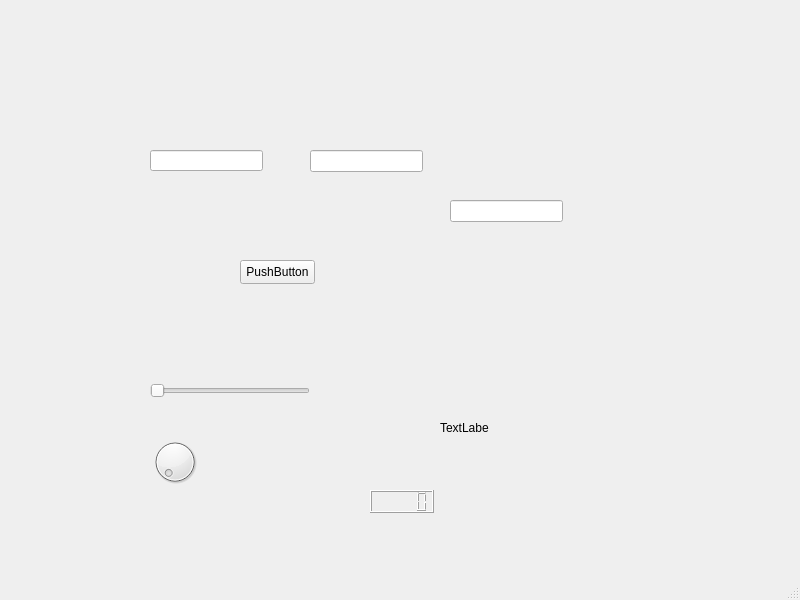
<?xml version="1.0" encoding="UTF-8"?>
<ui version="4.0">
 <class>MainWindow</class>
 <widget class="QMainWindow" name="MainWindow">
  <property name="geometry">
   <rect>
    <x>0</x>
    <y>0</y>
    <width>800</width>
    <height>600</height>
   </rect>
  </property>
  <property name="windowTitle">
   <string>MainWindow</string>
  </property>
  <widget class="QWidget" name="centralwidget">
   <widget class="QPushButton" name="pushButton">
    <property name="geometry">
     <rect>
      <x>240</x>
      <y>260</y>
      <width>75</width>
      <height>24</height>
     </rect>
    </property>
    <property name="text">
     <string>PushButton</string>
    </property>
   </widget>
   <widget class="QLineEdit" name="lineEdit">
    <property name="geometry">
     <rect>
      <x>150</x>
      <y>150</y>
      <width>113</width>
      <height>21</height>
     </rect>
    </property>
   </widget>
   <widget class="QLineEdit" name="lineEdit_2">
    <property name="geometry">
     <rect>
      <x>310</x>
      <y>150</y>
      <width>113</width>
      <height>22</height>
     </rect>
    </property>
   </widget>
   <widget class="QSlider" name="horizontalSlider">
    <property name="geometry">
     <rect>
      <x>150</x>
      <y>380</y>
      <width>160</width>
      <height>22</height>
     </rect>
    </property>
    <property name="orientation">
     <enum>Qt::Horizontal</enum>
    </property>
   </widget>
   <widget class="QDial" name="dial">
    <property name="geometry">
     <rect>
      <x>150</x>
      <y>430</y>
      <width>50</width>
      <height>64</height>
     </rect>
    </property>
   </widget>
   <widget class="QLineEdit" name="lineEdit_3">
    <property name="geometry">
     <rect>
      <x>450</x>
      <y>200</y>
      <width>113</width>
      <height>22</height>
     </rect>
    </property>
   </widget>
   <widget class="QLabel" name="label">
    <property name="geometry">
     <rect>
      <x>440</x>
      <y>420</y>
      <width>49</width>
      <height>16</height>
     </rect>
    </property>
    <property name="text">
     <string>TextLabel</string>
    </property>
   </widget>
   <widget class="QLCDNumber" name="lcdNumber">
    <property name="geometry">
     <rect>
      <x>370</x>
      <y>490</y>
      <width>64</width>
      <height>23</height>
     </rect>
    </property>
   </widget>
  </widget>
  <widget class="QMenuBar" name="menubar">
   <property name="geometry">
    <rect>
     <x>0</x>
     <y>0</y>
     <width>800</width>
     <height>22</height>
    </rect>
   </property>
  </widget>
  <widget class="QStatusBar" name="statusbar"/>
 </widget>
 <resources/>
 <connections>
  <connection>
   <sender>lineEdit</sender>
   <signal>textChanged(QString)</signal>
   <receiver>lineEdit_2</receiver>
   <slot>setText(QString)</slot>
   <hints>
    <hint type="sourcelabel">
     <x>206</x>
     <y>182</y>
    </hint>
    <hint type="destinationlabel">
     <x>366</x>
     <y>182</y>
    </hint>
   </hints>
  </connection>
  <connection>
   <sender>horizontalSlider</sender>
   <signal>valueChanged(int)</signal>
   <receiver>dial</receiver>
   <slot>setValue(int)</slot>
   <hints>
    <hint type="sourcelabel">
     <x>229</x>
     <y>412</y>
    </hint>
    <hint type="destinationlabel">
     <x>174</x>
     <y>483</y>
    </hint>
   </hints>
  </connection>
  <connection>
   <sender>lineEdit_2</sender>
   <signal>textChanged(QString)</signal>
   <receiver>lineEdit_3</receiver>
   <slot>setText(QString)</slot>
   <hints>
    <hint type="sourcelabel">
     <x>366</x>
     <y>182</y>
    </hint>
    <hint type="destinationlabel">
     <x>506</x>
     <y>232</y>
    </hint>
   </hints>
  </connection>
  <connection>
   <sender>dial</sender>
   <signal>valueChanged(int)</signal>
   <receiver>horizontalSlider</receiver>
   <slot>setValue(int)</slot>
   <hints>
    <hint type="sourcelabel">
     <x>174</x>
     <y>483</y>
    </hint>
    <hint type="destinationlabel">
     <x>229</x>
     <y>412</y>
    </hint>
   </hints>
  </connection>
  <connection>
   <sender>horizontalSlider</sender>
   <signal>sliderMoved(int)</signal>
   <receiver>lcdNumber</receiver>
   <slot>display(int)</slot>
   <hints>
    <hint type="sourcelabel">
     <x>229</x>
     <y>412</y>
    </hint>
    <hint type="destinationlabel">
     <x>401</x>
     <y>523</y>
    </hint>
   </hints>
  </connection>
  <connection>
   <sender>dial</sender>
   <signal>valueChanged(int)</signal>
   <receiver>lcdNumber</receiver>
   <slot>display(int)</slot>
   <hints>
    <hint type="sourcelabel">
     <x>174</x>
     <y>483</y>
    </hint>
    <hint type="destinationlabel">
     <x>401</x>
     <y>523</y>
    </hint>
   </hints>
  </connection>
 </connections>
</ui>
